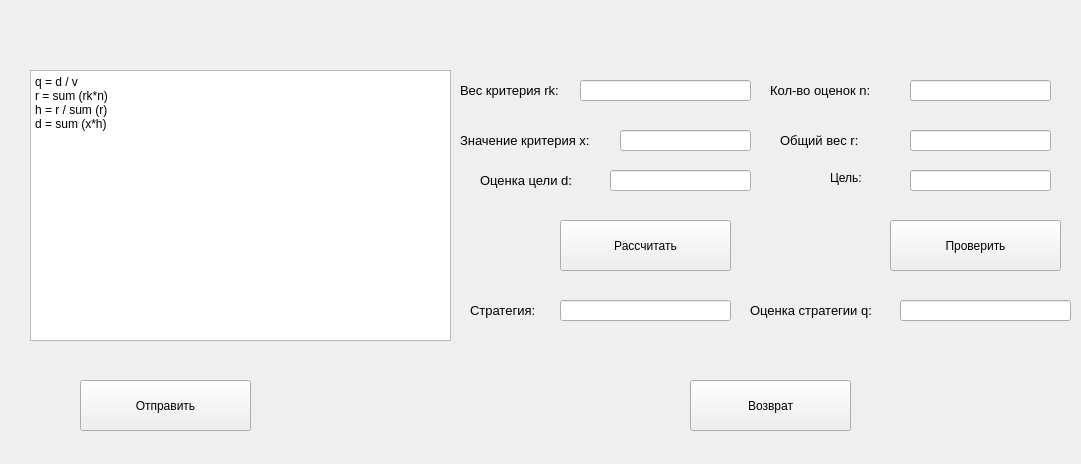
<?xml version="1.0" encoding="UTF-8"?>
<ui version="4.0">
 <class>analysisPage</class>
 <widget class="QWidget" name="analysisPage">
  <property name="geometry">
   <rect>
    <x>0</x>
    <y>0</y>
    <width>1081</width>
    <height>464</height>
   </rect>
  </property>
  <property name="windowTitle">
   <string>Form</string>
  </property>
  <widget class="QPushButton" name="sendReportButton">
   <property name="geometry">
    <rect>
     <x>80</x>
     <y>380</y>
     <width>171</width>
     <height>51</height>
    </rect>
   </property>
   <property name="text">
    <string>Отправить</string>
   </property>
  </widget>
  <widget class="QPushButton" name="returnButton">
   <property name="geometry">
    <rect>
     <x>690</x>
     <y>380</y>
     <width>161</width>
     <height>51</height>
    </rect>
   </property>
   <property name="text">
    <string>Возврат</string>
   </property>
  </widget>
  <widget class="QTextBrowser" name="reportBrowser">
   <property name="geometry">
    <rect>
     <x>30</x>
     <y>70</y>
     <width>421</width>
     <height>271</height>
    </rect>
   </property>
   <property name="html">
    <string>&lt;!DOCTYPE HTML PUBLIC &quot;-//W3C//DTD HTML 4.0//EN&quot; &quot;http://www.w3.org/TR/REC-html40/strict.dtd&quot;&gt;
&lt;html&gt;&lt;head&gt;&lt;meta name=&quot;qrichtext&quot; content=&quot;1&quot; /&gt;&lt;style type=&quot;text/css&quot;&gt;
p, li { white-space: pre-wrap; }
&lt;/style&gt;&lt;/head&gt;&lt;body style=&quot; font-family:'Sans Serif'; font-size:9pt; font-weight:400; font-style:normal;&quot;&gt;
&lt;p style=&quot; margin-top:0px; margin-bottom:0px; margin-left:0px; margin-right:0px; -qt-block-indent:0; text-indent:0px;&quot;&gt;q = d / v&lt;/p&gt;
&lt;p style=&quot; margin-top:0px; margin-bottom:0px; margin-left:0px; margin-right:0px; -qt-block-indent:0; text-indent:0px;&quot;&gt;r = sum (rk*n)&lt;/p&gt;
&lt;p style=&quot; margin-top:0px; margin-bottom:0px; margin-left:0px; margin-right:0px; -qt-block-indent:0; text-indent:0px;&quot;&gt;h = r / sum (r)&lt;/p&gt;
&lt;p style=&quot; margin-top:0px; margin-bottom:0px; margin-left:0px; margin-right:0px; -qt-block-indent:0; text-indent:0px;&quot;&gt;d = sum (x*h)&lt;/p&gt;
&lt;p style=&quot;-qt-paragraph-type:empty; margin-top:0px; margin-bottom:0px; margin-left:0px; margin-right:0px; -qt-block-indent:0; text-indent:0px;&quot;&gt;&lt;br /&gt;&lt;/p&gt;&lt;/body&gt;&lt;/html&gt;</string>
   </property>
  </widget>
  <widget class="QLabel" name="strtglabel">
   <property name="geometry">
    <rect>
     <x>470</x>
     <y>300</y>
     <width>91</width>
     <height>21</height>
    </rect>
   </property>
   <property name="font">
    <font>
     <pointsize>10</pointsize>
    </font>
   </property>
   <property name="text">
    <string>Стратегия:</string>
   </property>
  </widget>
  <widget class="QLineEdit" name="strategyLine">
   <property name="geometry">
    <rect>
     <x>560</x>
     <y>300</y>
     <width>171</width>
     <height>21</height>
    </rect>
   </property>
  </widget>
  <widget class="QPushButton" name="calcButton">
   <property name="geometry">
    <rect>
     <x>560</x>
     <y>220</y>
     <width>171</width>
     <height>51</height>
    </rect>
   </property>
   <property name="text">
    <string>Рассчитать</string>
   </property>
  </widget>
  <widget class="QLabel" name="crisisLabel">
   <property name="geometry">
    <rect>
     <x>460</x>
     <y>130</y>
     <width>151</width>
     <height>21</height>
    </rect>
   </property>
   <property name="font">
    <font>
     <pointsize>10</pointsize>
    </font>
   </property>
   <property name="text">
    <string>Значение критерия x:</string>
   </property>
  </widget>
  <widget class="QLineEdit" name="x_criteriaValueLine">
   <property name="geometry">
    <rect>
     <x>620</x>
     <y>130</y>
     <width>131</width>
     <height>21</height>
    </rect>
   </property>
   <property name="text">
    <string/>
   </property>
  </widget>
  <widget class="QLabel" name="crisisLabel_2">
   <property name="geometry">
    <rect>
     <x>750</x>
     <y>300</y>
     <width>161</width>
     <height>21</height>
    </rect>
   </property>
   <property name="font">
    <font>
     <pointsize>10</pointsize>
    </font>
   </property>
   <property name="text">
    <string>Оценка стратегии q:</string>
   </property>
  </widget>
  <widget class="QLineEdit" name="q_strategyValueLine">
   <property name="geometry">
    <rect>
     <x>900</x>
     <y>300</y>
     <width>171</width>
     <height>21</height>
    </rect>
   </property>
   <property name="text">
    <string/>
   </property>
  </widget>
  <widget class="QLabel" name="targetLabel">
   <property name="geometry">
    <rect>
     <x>480</x>
     <y>170</y>
     <width>121</width>
     <height>21</height>
    </rect>
   </property>
   <property name="font">
    <font>
     <pointsize>10</pointsize>
    </font>
   </property>
   <property name="text">
    <string>Оценка цели d:</string>
   </property>
  </widget>
  <widget class="QLineEdit" name="d_targetValueLine">
   <property name="geometry">
    <rect>
     <x>610</x>
     <y>170</y>
     <width>141</width>
     <height>21</height>
    </rect>
   </property>
  </widget>
  <widget class="QLabel" name="crisisLabel_4">
   <property name="geometry">
    <rect>
     <x>780</x>
     <y>130</y>
     <width>91</width>
     <height>21</height>
    </rect>
   </property>
   <property name="font">
    <font>
     <pointsize>10</pointsize>
    </font>
   </property>
   <property name="text">
    <string>Общий вес r:</string>
   </property>
  </widget>
  <widget class="QLineEdit" name="rk_commonWeightLine">
   <property name="enabled">
    <bool>true</bool>
   </property>
   <property name="geometry">
    <rect>
     <x>910</x>
     <y>130</y>
     <width>141</width>
     <height>21</height>
    </rect>
   </property>
   <property name="readOnly">
    <bool>true</bool>
   </property>
  </widget>
  <widget class="QLabel" name="criteriaLabel">
   <property name="geometry">
    <rect>
     <x>460</x>
     <y>80</y>
     <width>121</width>
     <height>21</height>
    </rect>
   </property>
   <property name="font">
    <font>
     <pointsize>10</pointsize>
    </font>
   </property>
   <property name="text">
    <string>Вес критерия rk:</string>
   </property>
  </widget>
  <widget class="QLineEdit" name="rk_criteriaWeightLine">
   <property name="geometry">
    <rect>
     <x>580</x>
     <y>80</y>
     <width>171</width>
     <height>21</height>
    </rect>
   </property>
  </widget>
  <widget class="QLabel" name="markLabel">
   <property name="geometry">
    <rect>
     <x>770</x>
     <y>80</y>
     <width>131</width>
     <height>21</height>
    </rect>
   </property>
   <property name="font">
    <font>
     <pointsize>10</pointsize>
    </font>
   </property>
   <property name="text">
    <string>Кол-во оценок n:</string>
   </property>
  </widget>
  <widget class="QLineEdit" name="n_marksNumber">
   <property name="geometry">
    <rect>
     <x>910</x>
     <y>80</y>
     <width>141</width>
     <height>21</height>
    </rect>
   </property>
  </widget>
  <widget class="QPushButton" name="checkButton">
   <property name="geometry">
    <rect>
     <x>890</x>
     <y>220</y>
     <width>171</width>
     <height>51</height>
    </rect>
   </property>
   <property name="text">
    <string>Проверить</string>
   </property>
  </widget>
  <widget class="QLabel" name="label">
   <property name="geometry">
    <rect>
     <x>830</x>
     <y>170</y>
     <width>61</width>
     <height>16</height>
    </rect>
   </property>
   <property name="text">
    <string>Цель:</string>
   </property>
  </widget>
  <widget class="QLineEdit" name="targetNameValue">
   <property name="geometry">
    <rect>
     <x>910</x>
     <y>170</y>
     <width>141</width>
     <height>21</height>
    </rect>
   </property>
  </widget>
 </widget>
 <resources/>
 <connections/>
</ui>
